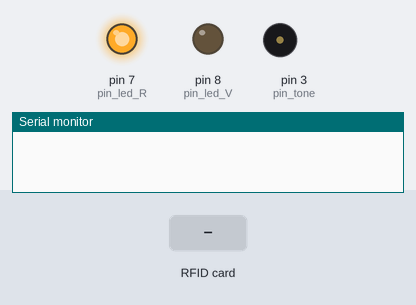
A sketch run on a simulated Arduino Uno, built with avr-gcc and run on an emulated ATmega328P. Shown: output pins drawn as LEDs (lit = HIGH), buzzer (waves = sounding), the last lines printed to the serial monitor. The test bench sets the inputs (shaded band). Pins used as bus, display or sensor lines are not drawn.

Above: at 1.2 s.
1.3 s: RFID card 5E 7A 19 C4 held to the reader
At 1.55 s:
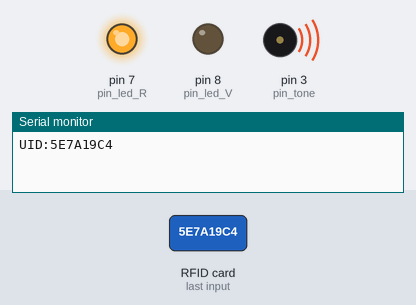
Timing chart, 0 to 5.6 s (numbered marks = the images above; inputs shaded):
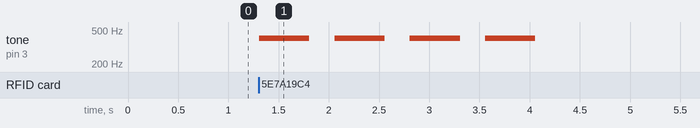

The sketch:

Taller__7_-_B3_.ino
```cpp
/*
   Centro Educativo Tecnico Laboral Kinal
   Quinto perito
   Quinto electronica
   Codigo Tecnico: EB5AM
   Curso: Taller de electronica digital y reparacion de computadoras I
   Proyecto: Taller (7 - B3)
   Dev: Paolo Eduardo Orozco Argueta
   Fecha: 26 de julio
*/

#include <SPI.h>
#include <MFRC522.h>

#define pin_Reset 9
#define pin_SDA 10
#define pin_led_R 7
#define pin_led_V 8
#define pin_tone 3

MFRC522 myRFID(pin_SDA, pin_Reset);
byte MyCard[4]{48,220,25,29};
int readCard[4];

void setup(){
  Serial.begin(9600);
  SPI.begin();
  myRFID.PCD_Init();
  pinMode(pin_led_R,OUTPUT);
  pinMode(pin_led_V,OUTPUT);
  pinMode(pin_tone,OUTPUT);
  digitalWrite(pin_led_R,HIGH);
  digitalWrite(pin_led_V,LOW);
  }

void loop(){

  if (!myRFID.PICC_IsNewCardPresent())
    return;

  if (!myRFID.PICC_ReadCardSerial())
    return;
  //readCard = myRFID.PICC_ReadCardSerial;

  Serial.print("UID:");
  for (byte i=0; i<myRFID.uid.size; i++){
    if(myRFID.uid.uidByte[i]<0x10){
      Serial.print(" 0");
      }
      Serial.print(myRFID.uid.uidByte[i], HEX);
    }

    readCard[0] = myRFID.uid.uidByte[0];
    readCard[1] = myRFID.uid.uidByte[1];
    readCard[2] = myRFID.uid.uidByte[2];
    readCard[3] = myRFID.uid.uidByte[3];

    Serial.println();
    myRFID.PICC_HaltA();

    if(readCard[0]==MyCard[0]&&readCard[1]==MyCard[1]&&readCard[2]==MyCard[2]&&readCard[3]==MyCard[3]){
      Serial.println("Bienvenido");
      digitalWrite(pin_led_V,HIGH);
      digitalWrite(pin_led_R,LOW);
      tone(pin_tone,200,500);
      delay(750);
      tone(pin_tone,200,500);
      delay(3250);
      digitalWrite(pin_led_V,LOW);
      digitalWrite(pin_led_R,HIGH);
      }else{
        tone(pin_tone,400,500);
        delay(750);
        tone(pin_tone,400,500);
        delay(750);
        tone(pin_tone,400,500);
        delay(750);
        tone(pin_tone,400,500);
        delay(750);
        }
  }
```

Measured:
- after the input at 1.3 s, tone on pin 3 (pin_tone): alternates 400 Hz for 0.50 s and silent for 0.25 s, 8 changes in all, then stays silent, starting at once
